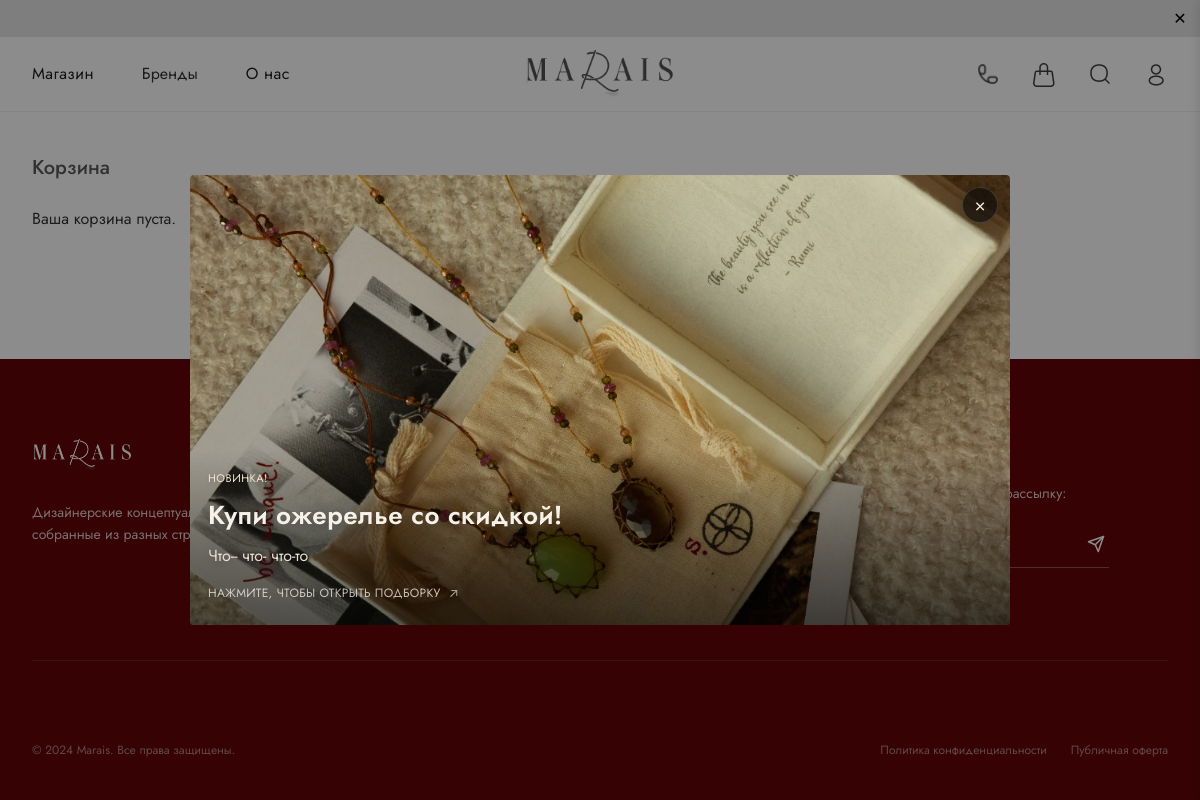
The page /basket/ on the database its author committed.
### catalog/models.py (models this page shows, shortened)
class SiteSettings(models.Model):
    is_snow_enabled = models.BooleanField(default=False, verbose_name="Включить эффект снега")
    promo_is_active = models.BooleanField(default=False, verbose_name="Показывать промо-модалку")
    promo_image = models.ImageField(upload_to='promo/', blank=True, null=True, verbose_name="Изображение промо")
    promo_link = models.URLField(max_length=500, blank=True, verbose_name="Ссылка при клике")
    promo_eyebrow = models.CharField(max_length=120, blank=True, verbose_name="Надпись над заголовком")
    promo_title = models.CharField(max_length=200, blank=True, verbose_name="Заголовок")
    promo_text = models.TextField(blank=True, verbose_name="Текст")
    class Meta:
        verbose_name = 'Настройки сайта'
        verbose_name_plural = 'Настройки сайта'
    @classmethod
    def load(cls):
        obj, created = cls.objects.get_or_create(pk=1)
        return obj

### basket/views.py (the view)
# urls.py: path('', CartDetailView.as_view(), name='detail'),
class CartDetailView(View):
    def get(self, request):
        cart = _get_cart(request)
        items = cart.items.select_related('product').all()
        total = sum(item.price * item.quantity for item in items)
        discount_percent = 0
        if request.user.is_authenticated:
            discount_percent = request.user.discount_percent
        discount_amount = int(total * discount_percent / 100)
        request.session['discount_percent_applied'] = discount_percent
        bonuses_to_use = request.session.get('bonuses_to_use', 0)
        user_bonuses = 0
        if request.user.is_authenticated:
            user_bonuses = request.user.loyalty_points
            if bonuses_to_use > user_bonuses:
                bonuses_to_use = user_bonuses
                request.session['bonuses_to_use'] = bonuses_to_use
        else:
            bonuses_to_use = 0
        subtotal_after_discount = total - discount_amount
        if bonuses_to_use > subtotal_after_discount:
            bonuses_to_use = int(subtotal_after_discount)
            request.session['bonuses_to_use'] = bonuses_to_use
        final_total = total - discount_amount - bonuses_to_use
        return render(request, 'catalog/cart.html', {
            'cart': cart,
            'items': items,
            'total': total,
            'discount_percent': discount_percent,
            'discount_amount': discount_amount,
            'user_bonuses': user_bonuses,
            'bonuses_to_use': bonuses_to_use,
            'final_total': final_total,
        })

### basket/context_processors.py (called while the page is built)
def cart_processor(request):
    if request.user.is_authenticated:
        cart = Cart.objects.filter(user=request.user).first()
    else:
        session_key = request.session.session_key
        if not session_key:
            return {'cart_total_quantity': 0}
        cart = Cart.objects.filter(session_key=session_key).first()
    if cart:
        return {'cart_total_quantity': cart.total_quantity}
    return {'cart_total_quantity': 0}

### basket/models.py (called while the page is built)
  @property
  def total_quantity(self):
      return sum(item.quantity for item in self.items.all())

### basket/views.py (called while the page is built)
def _get_cart(request):
    if request.user.is_authenticated:
        cart, created = Cart.objects.get_or_create(user=request.user)
    else:
        session_key = request.session.session_key
        if not session_key:
            request.session.save()
            session_key = request.session.session_key
        cart, created = Cart.objects.get_or_create(session_key=session_key, user=None)
    return cart

### main/context_processors.py (called while the page is built)
def top_banner(request):
    banners = TopBanner.objects.filter(is_active=True)
    return {'top_banners': banners}

def site_settings(request):
    try:
        settings = SiteSettings.load()
    except:
        settings = None
    return {'site_settings': settings}

def all_brands(request):
    from django.db.models import Count
    brands = Brand.objects.annotate(product_count=Count('products')).filter(is_active=True, product_count__gt=0).order_by('sort_order', 'name')
    return {'all_brands': brands}

def all_collections(request):
    from catalog.models import Collection
    from django.db.models import Count
    collections = Collection.objects.all().order_by('name')
    return {'all_collections': collections}

### templates/catalog/cart.html (shortened to what this page needs)
{% extends 'base.html' %}
{% load static %}
{% block content %}
<section class="cart-page">
  <div class="container-m">
    <div class="cart-page__title">Корзина</div>
    <div class="cart-layout">
      <div class="cart-list">
        {% for item in items %}
        <article class="cart-item">
          <div class="cart-item__media">
            {% static 'images/zaglushka.png' as zaglushka_url %}
            {% if item.product.get_main_image_url %}
            <img src="{{ item.product.get_main_image_url }}" alt="{{ item.product.title }}"
              onerror="this.onerror=null;this.src='{{ zaglushka_url }}';" loading="lazy">
            {% elif item.product.brand_ref and item.product.brand_ref.logo %}
            <img src="{{ item.product.brand_ref.logo.url }}" alt="{{ item.product.title }}"
              class="product-brand-placeholder" onerror="this.onerror=null;this.src='{{ zaglushka_url }}';" loading="lazy">
            {% else %}
            <img src="{{ zaglushka_url }}" alt="{{ item.product.title }}" class="product-brand-placeholder"
              style="padding: 10px; opacity: 0.8;" loading="lazy">
            {% endif %}
          </div>
          <div class="cart-item__body">
            <div class="cart-item__text">
              <h3 class="cart-item__title">{{ item.product.title }}</h3>
              <p class="cart-item__meta">{{ item.product.brand_ref.name }}, {{ item.product.metal }}{% if item.size %},
                Размер: {{ item.size }}{% endif %}</p>
            </div>
            <div class="cart-item__controls">
              <div class="qty">
                <form action="{% url 'basket:update' item.pk %}" method="post" style="display:inline;">
                  {% csrf_token %}
                  <button type="submit" name="action" value="decrement" class="qty__btn">−</button>
                </form>
                <span class="qty__value">{{ item.quantity }}</span>
                <form action="{% url 'basket:update' item.pk %}" method="post" style="display:inline;">
                  {% csrf_token %}
                  <button type="submit" name="action" value="increment" class="qty__btn">+</button>
                </form>
              </div>
            </div>
          </div>
          <div class="cart-item__price">{{ item.price|floatformat:0 }} ₸</div>
          <form action="{% url 'basket:remove' item.pk %}" method="post">
            {% csrf_token %}
            <button class="cart-item__remove" type="submit" aria-label="Удалить">×</button>
          </form>
        </article>
        {% empty %}
        <p>Ваша корзина пуста.</p>
        {% endfor %}
      </div>
    </div>
  </div>
</section>
{% endblock %}

### templates/base.html (shortened to what this page needs)
<!DOCTYPE html>
{% load static %}
<html lang="ru">
<head>
    <link href="https://cdn.jsdelivr.net/npm/bootstrap@5.3.2/dist/css/bootstrap.min.css" rel="stylesheet">
    <link rel="stylesheet" href="{% static 'css/style.css' %}">
    <link rel="stylesheet" href="{% static 'css/header.css' %}">
    <link rel="stylesheet" href="{% static 'css/footer.css' %}">
</head>
<body>
    {% include 'includes/header.html' %}
    <main class="container-fluid p-0 flex-grow-1" role="main">
        {% block content %}{% endblock %}
    </main>
    {% include 'includes/footer.html' %}
    {% if site_settings and site_settings.promo_is_active and site_settings.promo_image %}
        <div class="promo-modal" data-promo-modal aria-modal="true" role="dialog">
            <button class="promo-modal__close" data-promo-close aria-label="Закрыть">×</button>
            <a class="promo-modal__link" href="{{ site_settings.promo_link|default:'#' }}">
                <div class="promo-modal__media" style="--promo-img: url('{{ site_settings.promo_image.url }}');">
                    <div class="promo-modal__overlay">
                        <div class="promo-modal__glass">
                            {% if site_settings.promo_eyebrow %}
                                <p class="promo-modal__eyebrow">{{ site_settings.promo_eyebrow }}</p>
                            {% endif %}
                            <h3 class="promo-modal__title">{{ site_settings.promo_title|default:"Новая коллекция" }}</h3>
                            {% if site_settings.promo_text %}
                                <p class="promo-modal__text">{{ site_settings.promo_text }}</p>
                            {% endif %}
                            <span class="promo-modal__hint">Нажмите, чтобы открыть подборку</span>
                        </div>
                    </div>
                </div>
            </a>
        </div>
    {% endif %}
</body>
</html>

### templates/includes/header.html (shortened to what this page needs)
{% load static %}
{% if top_banners %}
<div class="top-banner" id="top-banner" style="display: block;">
  <button class="top-banner__close" aria-label="Close" style="cursor: pointer;">✕</button>
  <div class="top-banner__link">
    <div class="marquee-track">
      <p class="top-banner__text">
        {% for banner in top_banners %}
        <a href="{{ banner.link|default:'#' }}" style="color: inherit; text-decoration: none;">{{ banner.text|upper }}</a>
        {% endfor %}
      </p>
    </div>
  </div>
</div>
{% endif %}
<header class="site-header">
  <div class="container-m header-inner">
    <nav class="header-nav">
      <a href="{% url 'catalog:home' %}" class="">Магазин</a>
      <div class="nav-dropdown" style="position: relative;">
        <button type="button" class="nav-dropdown__trigger" aria-haspopup="true" aria-expanded="false">Бренды</button>
      </div>
      <a href="{% url 'project' %}" class="">О нас</a>
    </nav>
    <div class="header-logo">
      <a href="{% url 'general' %}">
        <img src="{% static 'images/logo.png' %}" alt="Marais">
      </a>
    </div>
    <div class="header-actions header-actions--compact">
      <img src="{% static 'images/Phone.png' %}" alt="Phone" class="icon-link" id="contact-modal-trigger"
        style="cursor: pointer;">
      <a href="{% url 'basket:detail' %}"><img src="{% static 'images/Vector.png' %}" alt="Cart" class="icon-link"></a>
      <img src="{% static 'images/Serch.png' %}" alt="Search" class="icon-link" data-search-trigger
        style="cursor: pointer;">
      {% if request.user.is_authenticated %}
      <a href="{% url 'catalog:profile' %}">
        <img src="{% static 'images/profile.png' %}" alt="Profile" class="icon-link">
      </a>
      {% else %}
      <a href="{% url 'users:login' %}">
        <img src="{% static 'images/profile.png' %}" alt="Profile" class="icon-link">
      </a>
      {% endif %}
    </div>
  </div>
</header>

### static/css/style.css (style rules this page uses)
* { margin: 0; padding: 0; box-sizing: border-box; }
:root { --font-sans: 'Jost', -apple-system, BlinkMacSystemFont, 'Segoe UI', Roboto, 'Helvetica Neue', Arial, sans-serif; --accent: #640406; --text-muted: #6b6b6b; }
html, body { font-family: var(--font-sans); color: #333; line-height: 1.6; background: #fff; overflow-x: hidden; display: flex; flex-direction: column; min-height: 100vh; }
.container-m { max-width: 1380px; margin: 0 auto; padding: 0 40px; }
img { max-width: 100%; height: auto; display: block; }
body.promo-locked { position: fixed; width: 100%; overflow: hidden; }
.promo-modal { position: fixed; top: 50%; left: 50%; transform: translate(-50%, -45%) scale(0.94); max-width: 820px; width: 92%; background: transparent; border-radius: 4px; overflow: hidden; box-shadow: none; opacity: 0; pointer-events: none; transition: transform 0.32s ease, opacity 0.32s ease; z-index: 1065; }
.promo-modal__link { display: block; color: inherit; text-decoration: none; }
.promo-modal.is-visible { opacity: 1; pointer-events: auto; transform: translate(-50%, -50%) scale(1); }
.promo-modal__media { position: relative; border-radius: inherit; overflow: hidden; background: var(--promo-img) center center / cover no-repeat; min-height: 450px; width: 100%; height: 100%; }
.promo-modal__overlay { position: absolute; inset: auto 0 0 0; padding: 20px 18px 22px; background: linear-gradient(180deg, rgba(0, 0, 0, 0) 0%, rgba(0, 0, 0, 0.38) 65%, rgba(0, 0, 0, 0.55) 100%); color: #f6f1e9; display: grid; border-top: none; }
.promo-modal__glass { display: grid; gap: 12px; max-width: 440px; background: none; border: none; border-radius: 0; padding: 0; box-shadow: none; }
.promo-modal__eyebrow { font-size: 11px; letter-spacing: 0.5px; text-transform: uppercase; color: #f4e6d2; margin: 0; text-shadow: 0 1px 4px rgba(0, 0, 0, 0.18); }
.promo-modal__title { margin: 0; font-size: 26px; font-weight: 600; letter-spacing: 0.4px; line-height: 1.25; text-shadow: 0 3px 12px rgba(0, 0, 0, 0.2); }
.promo-modal__text { margin: 0; color: #e7e0d5; line-height: 1.5; max-width: 420px; text-shadow: 0 2px 8px rgba(0, 0, 0, 0.2); }
.promo-modal__hint { margin: 4px 0 0; font-size: 12px; letter-spacing: 0.3px; text-transform: uppercase; color: rgba(246, 241, 233, 0.9); display: inline-flex; align-items: center; gap: 8px; opacity: 0.85; }
.promo-modal__hint::after { content: "↗"; font-size: 13px; line-height: 1; opacity: 0.85; }
.promo-modal__close { position: absolute; top: 12px; right: 12px; background: rgba(18, 14, 12, 0.72); border: 1px solid rgba(255, 255, 255, 0.14); border-radius: 50px; width: 36px; height: 36px; display: inline-flex; align-items: center; justify-content: center; cursor: pointer; font-size: 18px; color: #f6f1e9; transition: transform 0.12s ease, box-shadow 0.2s ease, background 0.2s ease; z-index: 2; box-shadow: 0 12px 30px rgba(0, 0, 0, 0.25); }
.cart-page { padding: 40px 0 90px; background: #fff; }
.cart-page__title { font-size: 20px; font-weight: 500; color: #5a5a5a; margin-bottom: 22px; }
.cart-layout { display: grid; grid-template-columns: minmax(0, 1fr) 360px; gap: 28px; align-items: start; }
.cart-list { display: flex; flex-direction: column; gap: 18px; }
@media (max-width: 1200px) { .container-m { padding: 0 32px; } }
.top-banner { background-color: #e5e5e5; color: #000; position: relative; z-index: 101; padding: 0; overflow: hidden; }
.top-banner__link { display: block; text-decoration: none; color: inherit; padding: 8px 40px 8px 0; font-size: 13px; font-weight: 400; overflow: hidden; white-space: nowrap; }
.top-banner__text { display: inline-block; padding-left: 100%; animation: marquee 30s linear infinite; margin: 0; letter-spacing: 0.5px; }
.top-banner__close { position: absolute; right: 0; top: 0; bottom: 0; width: 40px; background: #e5e5e5; border: none; cursor: pointer; z-index: 102; font-size: 16px; color: inherit; display: flex; align-items: center; justify-content: center; transition: opacity 0.2s; }

### rows shown on the page
SiteSettings: promo_image (picture), promo_eyebrow "НОВИНКА!", promo_title "Купи ожерелье со скидкой!", promo_text "Что-- что- что-то"
